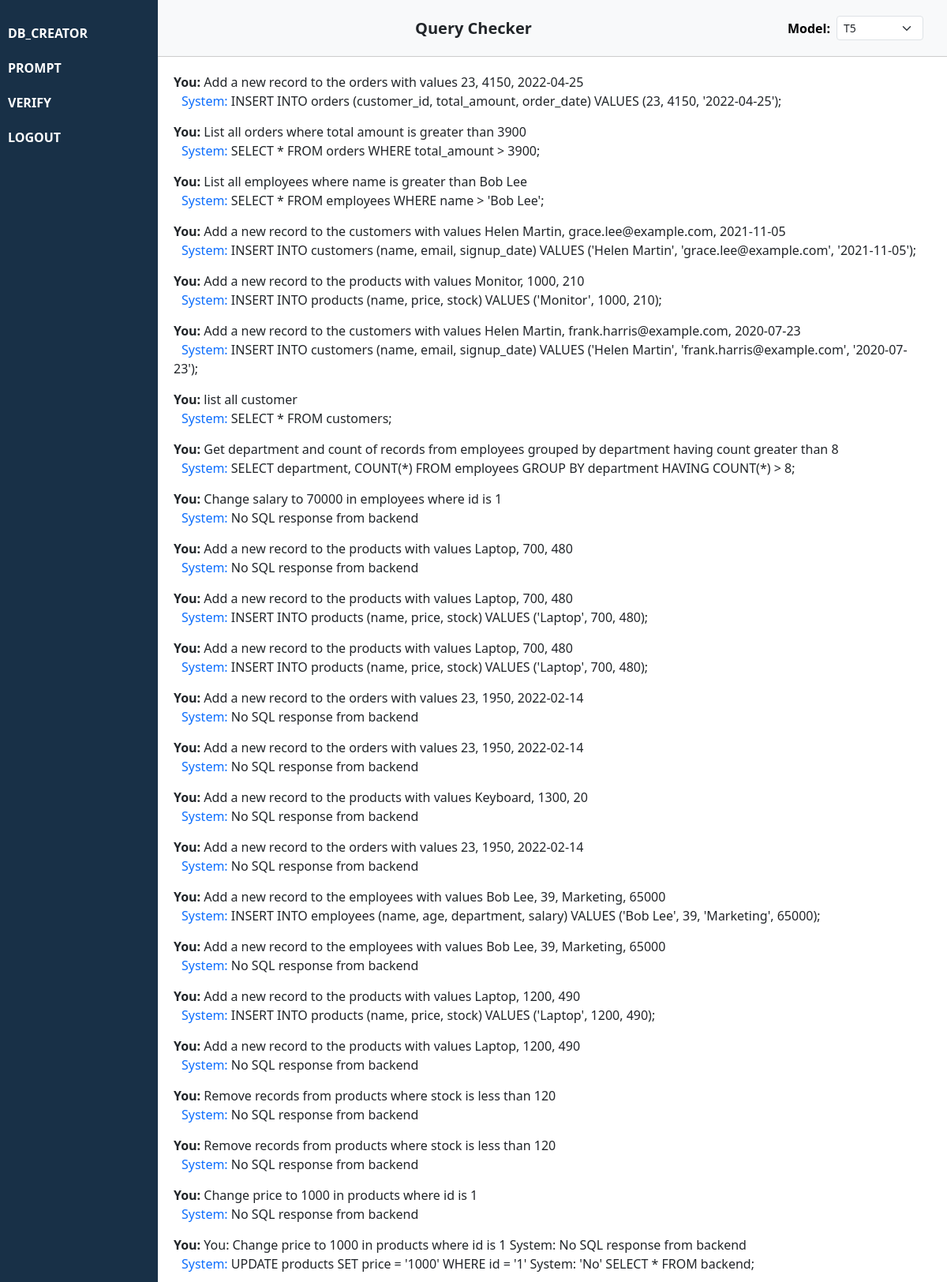
The app's page /project_sql1/prompt.php (upper part) with its own data.
### tables this page shows
CREATE TABLE `prompt_history` (
  `id` int(11) NOT NULL,
  `user_id` int(11) DEFAULT NULL,
  `prompt` text NOT NULL,
  `response` text DEFAULT NULL,
  `created_at` timestamp NOT NULL DEFAULT current_timestamp(),
  `model_used` varchar(50) DEFAULT NULL
);

### project_sql1/prompt.php (the view, shortened to what this page needs)
<?php
require 'db.php';
$user_id = $_SESSION['login_id'] ?? 1;
$stmt = $conn->prepare("SELECT prompt, response, created_at FROM prompt_history WHERE user_id = ? ORDER BY created_at ASC");
$stmt->bind_param("i", $user_id);
$stmt->execute();
$result = $stmt->get_result();
$history = $result->fetch_all(MYSQLI_ASSOC);
?>
<!DOCTYPE html>
<html lang="en">
<head>
    <link href="https://cdn.jsdelivr.net/npm/bootstrap@5.3.0/dist/css/bootstrap.min.css" rel="stylesheet" />
</head>
<body>
    <div id="sidebar" class="d-flex flex-column justify-content-between">
        <div>
            <a href="select_table.php">DB_CREATOR</a>
            <a href="prompt.php">PROMPT</a>
            <a href="verify.php">VERIFY</a>
            <a href="logout.php">LOGOUT</a>
        </div>
    </div>
    <div class="chat-wrapper" style="margin-left: 200px;">
        <div class="chat-header">
            <div class="ms-auto d-flex align-items-center">
                <h5 class="m-0 fw-bold">Query Checker</h5>
            </div>
            <?php
            $model = $_POST['model'] ?? 'T5';
            ?>
            <form method="POST" action="" style="padding: 10px; display: flex; align-items: center; gap: 8px;">
                <label for="model" style="color: black; font-weight: bold; margin: 0;">Model:</label>
                <select name="model" id="model" class="form-select form-select-sm" style="width: 110px;" onchange="this.form.submit()">
                    <option value="T5" <?php echo ($model === 'T5') ? 'selected' : ''; ?>>T5</option>
                </select>
            </form>
        </div>
        <div class="chat-body" id="chatBody">
            <?php foreach ($history as $row): ?>
                <div class="chat-msg">
                    <div><span class="chat-prompt">You:</span> <?= htmlspecialchars($row['prompt']) ?></div>
                    <div><span class="chat-response text-primary">System:</span> <?= htmlspecialchars($row['response']) ?>
                    </div>
                </div>
            <?php endforeach; ?>
        </div>
    </div>
</body>
</html>

### project_sql1/prompt.php (style rules this page uses)
html, body { height: 100%; margin: 0; overflow: hidden; }
#sidebar { position: fixed; top: 0; left: 0; height: 100vh; min-width: 200px; max-width: 200px; background-color: rgb(24, 48, 71); padding-top: 20px; overflow-y: auto; }
#sidebar a { color: white; display: block; padding: 10px; text-decoration: none; font-weight: bold; }
.chat-wrapper { display: flex; flex-direction: column; height: 100%; }
.chat-header { padding: 10px 20px; background: #f8f9fa; display: flex; justify-content: space-between; align-items: center; border-bottom: 1px solid #ccc; position: relative; }
.chat-body { flex-grow: 1; overflow-y: auto; padding: 20px; background-color: #ffffff; }
.chat-msg { margin-bottom: 15px; }
.chat-prompt { font-weight: bold; }
.chat-response { margin-left: 10px; }

### records on screen
prompt_history: prompt "Add a new record to the orders with values 23, 4150, 2022-04-25", response "INSERT INTO orders (customer_id, total_amount, order_date) VALUES (23, 4150, '2022-04-25');"
prompt_history: prompt "List all orders where total amount is greater than 3900", response "SELECT * FROM orders WHERE total_amount > 3900;"
prompt_history: prompt "List all employees where name is greater than Bob Lee", response "SELECT * FROM employees WHERE name > 'Bob Lee';"
prompt_history: prompt "Add a new record to the customers with values Helen Martin, grace.lee@example.com, 2021-11-05", response "INSERT INTO customers (name, email, signup_date) VALUES ('Helen Martin', 'grace.lee@example.com', '2021-11-05');"
prompt_history: prompt "Add a new record to the products with values Monitor, 1000, 210", response "INSERT INTO products (name, price, stock) VALUES ('Monitor', 1000, 210);"
prompt_history: prompt "Add a new record to the customers with values Helen Martin, frank.harris@example.com, 2020-07-23", response "INSERT INTO customers (name, email, signup_date) VALUES ('Helen Martin', 'frank.harris@example.com', '2020-07-23');"
prompt_history: prompt "list all customer", response "SELECT * FROM customers;"
prompt_history: prompt "Get department and count of records from employees grouped by department having count greater than 8", response "SELECT department, COUNT(*) FROM employees GROUP BY department HAVING COUNT(*) > 8;"
prompt_history: prompt "Change salary to 70000 in employees where id is 1", response "No SQL response from backend"
prompt_history: prompt "Add a new record to the products with values Laptop, 700, 480", response "No SQL response from backend"
prompt_history: prompt "Add a new record to the products with values Laptop, 700, 480", response "INSERT INTO products (name, price, stock) VALUES ('Laptop', 700, 480);"
prompt_history: prompt "Add a new record to the products with values Laptop, 700, 480", response "INSERT INTO products (name, price, stock) VALUES ('Laptop', 700, 480);"
prompt_history: prompt "Add a new record to the orders with values 23, 1950, 2022-02-14", response "No SQL response from backend"
prompt_history: prompt "Add a new record to the orders with values 23, 1950, 2022-02-14", response "No SQL response from backend"
prompt_history: prompt "Add a new record to the products with values Keyboard, 1300, 20", response "No SQL response from backend"
prompt_history: prompt "Add a new record to the orders with values 23, 1950, 2022-02-14", response "No SQL response from backend"
prompt_history: prompt "Add a new record to the employees with values Bob Lee, 39, Marketing, 65000", response "INSERT INTO employees (name, age, department, salary) VALUES ('Bob Lee', 39, 'Marketing', 65000);"
prompt_history: prompt "Add a new record to the employees with values Bob Lee, 39, Marketing, 65000", response "No SQL response from backend"
prompt_history: prompt "Add a new record to the products with values Laptop, 1200, 490", response "INSERT INTO products (name, price, stock) VALUES ('Laptop', 1200, 490);"
prompt_history: prompt "Add a new record to the products with values Laptop, 1200, 490", response "No SQL response from backend"
prompt_history: prompt "Remove records from products where stock is less than 120", response "No SQL response from backend"
prompt_history: prompt "Remove records from products where stock is less than 120", response "No SQL response from backend"
prompt_history: prompt "Change price to 1000 in products where id is 1", response "No SQL response from backend"
prompt_history: prompt "You: Change price to 1000 in products where id is 1 System: No SQL response from backend", response "UPDATE products SET price = '1000' WHERE id = '1' System: 'No' SELECT * FROM backend;"
